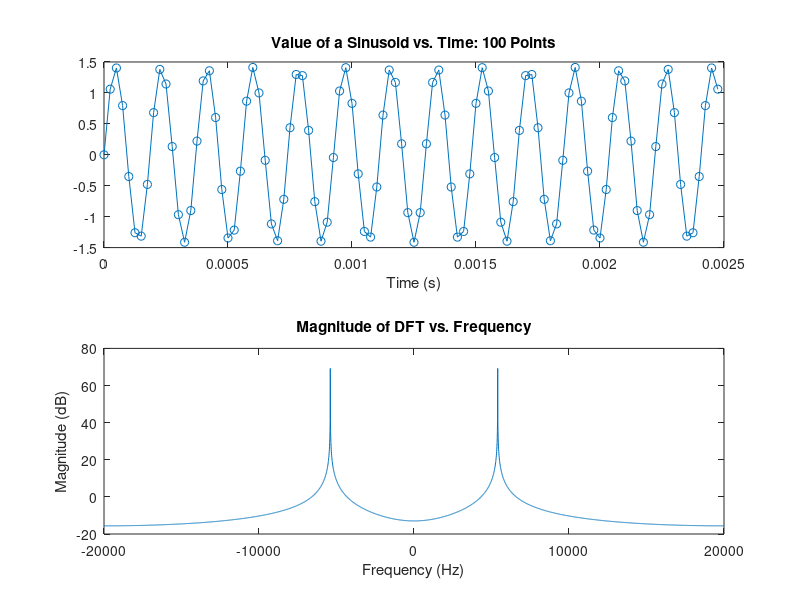
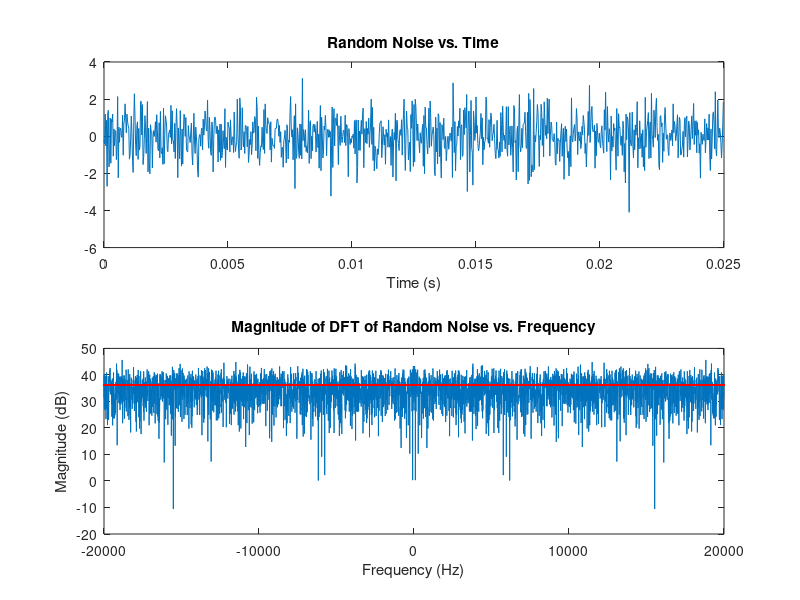
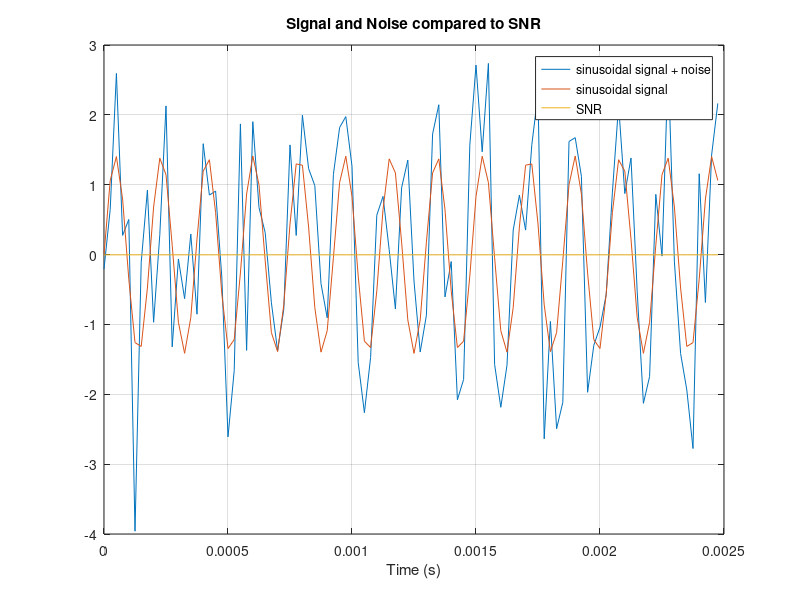
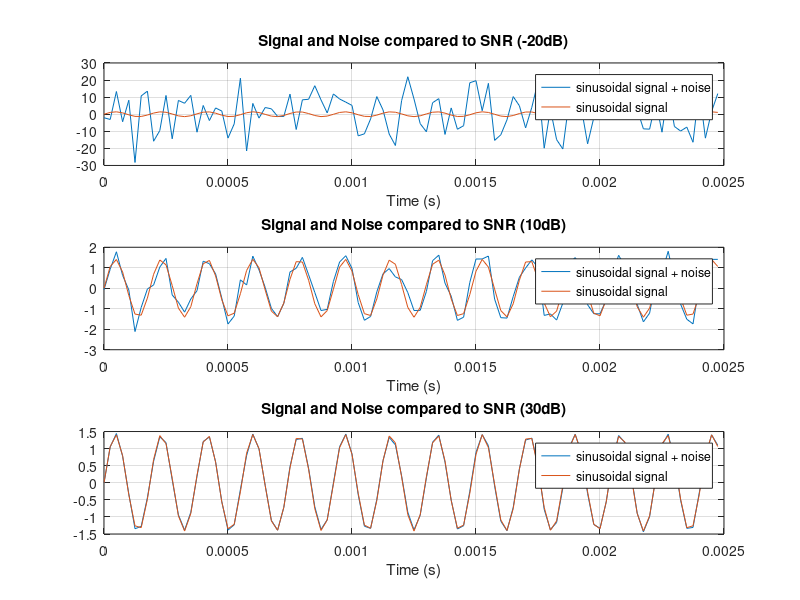

MATLAB code to generate these figures, in order: (Note: a time limit stopped this script after it produced the figures.)
clear all
%% ------Part A------

Fs = 40000; %Sampling rate
t = (0:2^19)*(1/Fs); %Time-sample points 32767
omega = 2*pi*(5400/Fs); %Convert 5400 Hz into units of omega
n = (0:2^19);

figure(1)

x = (sqrt(2))*sin(omega*n); %The input sinusoid

subplot(2,1,1)
plot(t(1:100),x(1:100),'-o') %Plot of first 100 points of input sinusoid vs time
title('Value of a Sinusoid vs. Time: 100 Points')
xlabel('Time (s)')

X_4096 = fft(x,4096); %DFT of the first 4096 points
X_4096_dB = 20*log10(abs(fftshift(X_4096))); %shifted magnitude of X_4096 in dB
f = (-2048:2047)*(Fs/4096); %Frequency axis values

subplot(2,1,2)
plot(f,X_4096_dB)
title('Magnitude of DFT vs. Frequency')
xlabel('Frequency (Hz)')
ylabel('Magnitude (dB)')

%% ------Part B------
figure(2)

v = randn(size(x)); %Creates random noise 

subplot(2,1,1)
plot(t(1:1000),v(1:1000)) %plots first 1000 noise points
title('Random Noise vs. Time')
xlabel('Time (s)')

V_4096 = fft(v,4096); %Get DFT of the random noise
V_4096_dB = 20*log10(abs(fftshift(V_4096))); %Shifted magnitude of V_4096
Pnf = 4096; %Noise floor power
Pnf_dB = 10*log10(Pnf); %Convert noise floor power to dB

subplot(2,1,2)
plot(f,V_4096_dB,f,Pnf_dB,'r.')
title('Magnitude of DFT of Random Noise vs. Frequency')
xlabel('Frequency (Hz)')
ylabel('Magnitude (dB)')

%% ------Part C------

r1 = x+v;
SNR = 10*log10(sum(x.^2)/sum((r1-x).^2)); % SNR value from derivations
SNRline = SNR.*ones(100,1); % creates constant line to show on graph

figure(3)

plot(t(1:100),r1(1:100),t(1:100),x(1:100),t(1:100),SNRline)
legend('sinusoidal signal + noise','sinusoidal signal','SNR')
title('Signal and Noise compared to SNR')
xlabel('Time (s)')
grid

figure(4)

%For SNR=-20dB
SNR_in = -20; % finds r values for SNR_in = -20
b=(sum(x.^2)/sum(v.^2))*10^-(SNR_in/10);
r=x+(v*sqrt(b));

subplot (3,1,1)
plot(t(1:100),r(1:100),t(1:100),x(1:100))
legend('sinusoidal signal + noise','sinusoidal signal')
title('Signal and Noise compared to SNR (-20dB)')
xlabel('Time (s)')
grid

%For SNR=10dB
SNR_in = 10; % finds r values for SNR_in = 10
b=(sum(x.^2)/sum(v.^2))*10^-(SNR_in/10);
r=x+(v*sqrt(b));

subplot (3,1,2)
plot(t(1:100),r(1:100),t(1:100),x(1:100))
legend('sinusoidal signal + noise','sinusoidal signal')
title('Signal and Noise compared to SNR (10dB)')
xlabel('Time (s)')
grid

%For SNR=30dB
SNR_in = 30; % finds r values for SNR_in = 30
b=(sum(x.^2)/sum(v.^2))*10^-(SNR_in/10);
r=x+(v*sqrt(b));

subplot (3,1,3)
plot(t(1:100),r(1:100),t(1:100),x(1:100))
legend('sinusoidal signal + noise','sinusoidal signal')
title('Signal and Noise compared to SNR (30dB)')
xlabel('Time (s)')
grid

%% ------Part D------

SNR_in = 20; % input SNR value
b=(sum(x.^2)/sum(v.^2))*10^-(SNR_in/10); % Equation for b from previous part
r=x+(v*sqrt(b)); 

SNR_out=zeros(6,1);ps=SNR_out;SNR_out_zp=ps; % pre-setting these values before the loop
for i=1:6
    
    figure(5) % This creates the DFT at varying sample sizes
        
        N=2^(9+i); % Increase N value from 1024 by power of two each iteration
        freq=(-N/2:N/2-1)*Fs/N; %creates bounds with N values
        R = fft(r(1:N),N); %calculates DFT of r
        R_dB = 20*log10(abs(fftshift(R))); % converts R to dB
        vi=v(1:N); % limits the v value to this iteration's N
        Noise_floor = 10*log10(sum(b*vi.^2)); % Set value of Noise_floor f
        
        DFT_peak = max(R_dB); % calculates peak of graph
        Nf_line = Noise_floor*ones(N,1); % creates flat line to graph Noise floor
        SNR_out(i) = DFT_peak - Noise_floor; % sets each iteration of SNR_out according to given formula
        
        ps(i)=log2(N); % ps represents power of number of samples on each iteration
        
        %plots without zero-padding
        
        subplot(3,2,i) %Creates next subplot on every iteration
        plot(freq,R_dB,freq,Nf_line,'r')
        xlabel('Frequency (Hz)')
        ylabel('Magnitude (dB)')
        axis([-2e4 2e4 -20 120]) % These axes adequately encompass all values we will need
        grid
        title(['DFT with ',num2str(N),' Samples'])
    
    figure(7) %This creates the same graphs but with zero padding 
        
        N_zp=4*N; % N_zp is zero-padded number we want to use
        freq = ((-N_zp/2):((N_zp/2)-1))*Fs/N_zp; %Creates N_zp values of frequency from -2kHz to 2kHz
        R_zp = fft(r(1:N),N_zp); % DFT of r, but will have N_zp values
        R_dB_zp = 20*log10(abs(fftshift(R_zp))); % zero-padded magnitude of the DFT of output signal, r
        Noise_floor_zp = 10*log10(sum(b*vi.^2)/4); % calculates noise floor for zp
        
        DFT_peak_zp = max(R_dB_zp); % These all have same function as before without zero-padding, but with all zp values
        Nf_line = Noise_floor_zp*ones(N_zp,1);
        SNR_out_zp(i) = DFT_peak_zp - Noise_floor_zp; 
        
        subplot(3,2,i) % same process as before without zero padding 
        plot(freq,R_dB_zp,freq,Nf_line,'r')
        xlabel('Frequency (Hz)')
        ylabel('|R| (dB)')
        axis([-2e4 2e4 -20 120])
        title(['Zero-Padded DFT with ',num2str(N),' Samples'])
        grid
end

figure(6) % displays the values of SNR_out vs the power of two without zero padding

plot(ps,SNR_out,'-o')
title('Plot of SNR_{out} before Zero-Padding')
xlabel('Power of 2')
ylabel('SNR_{out} (dB)')


figure(8) % displays the values of SNR_out vs the power of two with zero padding

plot(ps,SNR_out_zp,'-o')
xlabel('Power of 2')
ylabel('SNR_{out} (dB)')
title('Plot of SNR_{out} with Zero-Padding')
